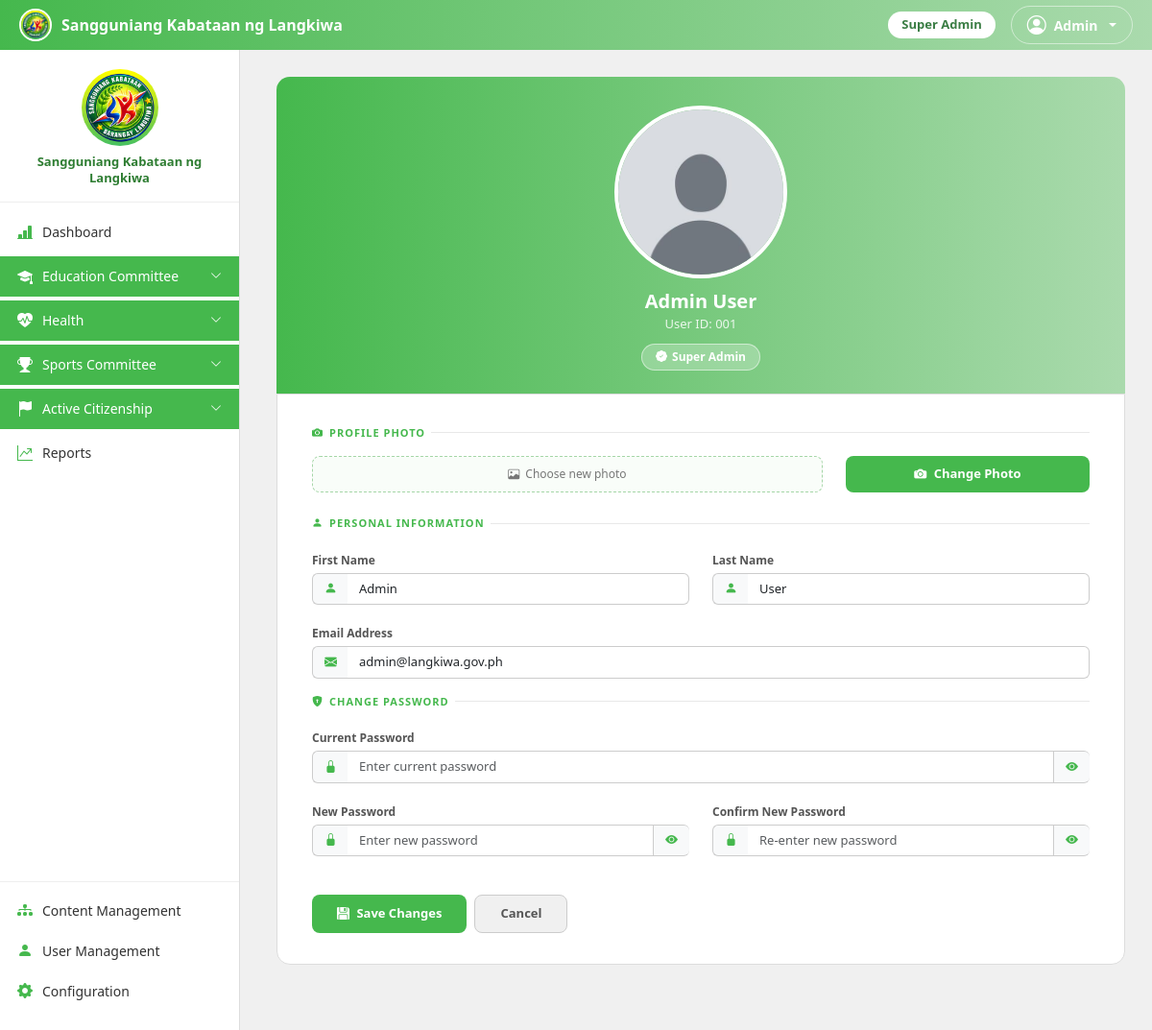
Screenshot of /UserProfile.php (signed in) with the database file from the repository.
### tables this page shows
CREATE TABLE site_settings (
    id TINYINT PRIMARY KEY DEFAULT 1,
    logo_path VARCHAR(255) NULL,
    about_text TEXT NULL,
    sk_office_address VARCHAR(255) NULL,
    contact_number VARCHAR(40) NULL,
    office_hours VARCHAR(100) NULL,
    site_name VARCHAR(150) NULL,
    tagline VARCHAR(200) NULL,
    welcome_message TEXT NULL,
    email VARCHAR(150) NULL,
    facebook_url VARCHAR(255) NULL,
    terms_conditions TEXT NULL,
    privacy_policy TEXT NULL,
    allow_public_applications TINYINT(1) NOT NULL DEFAULT 1,
    show_announcements TINYINT(1) NOT NULL DEFAULT 1,
    current_academic_year VARCHAR(20) NOT NULL DEFAULT '2025-2026',
    current_semester VARCHAR(20) NOT NULL DEFAULT '2nd Semester',
    requirements_deadline DATE NULL COMMENT 'Cutoff for scholars to submit updated requirements for the current term; set via End Semester or edited manually in Site Settings',
    requirements_open TINYINT(1) NOT NULL DEFAULT 0 COMMENT 'Whether scholars can currently submit updated requirements. Turned on by End Semester (a fresh renewal window for the new term); auto-treated as closed again once requirements_deadline passes',
    default_allowance_amount DECIMAL(10,2) NOT NULL DEFAULT 2000.00,
    activities_required_per_term INT NOT NULL DEFAULT 3
);

CREATE TABLE users (
    user_id INT AUTO_INCREMENT PRIMARY KEY,
    last_name VARCHAR(100) NOT NULL,
    first_name VARCHAR(100) NOT NULL,
    middle_name VARCHAR(100) NULL,
    age INT NULL,
    gender ENUM('Male','Female') NULL,
    email VARCHAR(150) NOT NULL UNIQUE,
    password_hash VARCHAR(255) NOT NULL,
    role ENUM('applicant','scholar','admin','committee_admin') NOT NULL DEFAULT 'applicant',
     
     
     
    is_secretary TINYINT(1) NOT NULL DEFAULT 0,
    is_treasurer TINYINT(1) NOT NULL DEFAULT 0,
    position_title VARCHAR(100) NULL,
    profile_photo VARCHAR(255) NULL,
    status ENUM('active','inactive','archived') NOT NULL DEFAULT 'active',
    created_at DATETIME NOT NULL DEFAULT CURRENT_TIMESTAMP,
    archived_at DATETIME NULL
);

### config/functions.php (called while the page is built, shortened)
<?php
require_once __DIR__ . '/auth.php';
function e($value)
{
    return htmlspecialchars($value ?? '', ENT_QUOTES, 'UTF-8');
}
function siteLogoUrl()
{
    global $conn;
    $row = $conn->query("SELECT logo_path FROM site_settings WHERE id = 1")->fetch_assoc();
    return !empty($row['logo_path']) ? APP_BASE . '/' . $row['logo_path'] : APP_BASE . '/admin/photos/logo.jpg';
}
function siteName()
{
    global $conn;
    $row = $conn->query("SELECT site_name FROM site_settings WHERE id = 1")->fetch_assoc();
    return !empty($row['site_name']) ? $row['site_name'] : 'Sangguniang Kabataan ng Langkiwa';
}
?>

### config/auth.php (called while the page is built, shortened)
<?php
function isLoggedIn()
{
    return isset($_SESSION['user_id']);
}
function currentUser()
{
    return [
        'user_id' => $_SESSION['user_id'],
        'role' => $_SESSION['role'],
        'first_name' => $_SESSION['first_name'],
        'last_name' => $_SESSION['last_name'],
        'email' => $_SESSION['email'],
        'is_secretary' => $_SESSION['is_secretary'] ?? 0,
        'is_treasurer' => $_SESSION['is_treasurer'] ?? 0,
    ];
}
function dashboardUrlForRole($role)
{
    switch ($role) {
        case 'admin':
        case 'committee_admin':
            return APP_BASE . '/admin/AdminDashboard.php';
    }
}

### config/forms.php (called while the page is built, shortened)
<?php
require_once __DIR__ . '/functions.php';
function getCommitteeIdByCode($code)
{
    global $conn;
    $stmt = $conn->prepare("SELECT committee_id FROM committees WHERE code = ?");
    $stmt->bind_param('s', $code);
    $stmt->execute();
    $row = $stmt->get_result()->fetch_assoc();
    return $row ? (int)$row['committee_id'] : null;
}
function hasFullCommitteeAccess($user)
{
    return $user['role'] === 'admin' || !empty($user['is_secretary']) || !empty($user['is_treasurer']);
}

### UserProfile.php (the view, shortened to what this page needs)
<?php
require_once __DIR__ . '/config/functions.php';
$me = currentUser();
$stmt = $conn->prepare("SELECT user_id, last_name, first_name, email, password_hash, profile_photo, role, is_secretary, is_treasurer FROM users WHERE user_id = ?");
$stmt->bind_param('i', $me['user_id']);
$stmt->execute();
$user = $stmt->get_result()->fetch_assoc();
$photoUrl = $user['profile_photo'] ? APP_BASE . '/' . $user['profile_photo'] : APP_BASE . '/photos/default.jpg';
$roleLabel = ['admin' => 'Super Admin', 'committee_admin' => 'Committee Admin'][$user['role']] ?? ucfirst($user['role']);
?>
<!DOCTYPE html>
<html lang="en">
<head>
    <link href="https://cdn.jsdelivr.net/npm/bootstrap@5.3.3/dist/css/bootstrap.min.css" rel="stylesheet">
    <link href="https://cdn.jsdelivr.net/npm/bootstrap-icons@1.11.3/font/bootstrap-icons.min.css" rel="stylesheet">
    <?php if (in_array($user['role'], ['admin', 'committee_admin'], true)): ?>
        <link href="<?php echo APP_BASE; ?>/assets/css/admin.css" rel="stylesheet">
    <?php endif; ?>
</head>
<body>
    <?php
    if (in_array($user['role'], ['admin', 'committee_admin'], true)) {
        include __DIR__ . '/includes/adminsidebar.php';
        echo '<div class="main-content">';
    } elseif ($user['role'] === 'scholar') {
        include __DIR__ . '/includes/scholarnav.php';
        echo '<div class="container">';
    } else {
        include __DIR__ . '/includes/applicantnav.php';
        echo '<div class="container">';
    }
    ?>
    <div class="profile-wrapper">
        <div class="profile-banner">
            <img src="<?php echo e($photoUrl); ?>" class="avatar-ring" alt="Profile Picture">
            <h5><?php echo e($user['first_name'] . ' ' . $user['last_name']); ?></h5>
            <div class="username">User ID: <?php echo str_pad($user['user_id'], 3, '0', STR_PAD_LEFT); ?></div>
            <span class="scholar-badge">
                <i class="bi bi-patch-check-fill"></i> <?php echo e($roleLabel); ?>
            </span>
        </div>
        <div class="form-card">
            <form action="" method="post" enctype="multipart/form-data">
                <div class="section-label">
                    <i class="bi bi-camera-fill"></i> Profile Photo
                </div>
                <div class="row mb-4">
                    <div class="col-md-8">
                        <label class="file-upload-label w-100">
                            <i class="bi bi-image"></i> <span id="photoFileName">Choose new photo</span>
                        </label>
                    </div>
                    <div class="col-md-4">
                        <button type="button" class="btn-save w-100" style="padding: 9px;" onclick="document.getElementById('profilePhotoInput').click();">
                            <i class="bi bi-camera-fill me-1"></i> Change Photo
                        </button>
                    </div>
                </div>
                <div class="section-label">
                    <i class="bi bi-person-fill"></i> Personal Information
                </div>
                <div class="row mb-3">
                    <div class="col-md-6 mb-3">
                        <label class="form-label">First Name</label>
                        <div class="input-group">
                            <span class="input-group-text"><i class="bi bi-person-fill"></i></span>
                            <input type="text" name="first_name" class="form-control" value="<?php echo e($user['first_name']); ?>" required>
                        </div>
                    </div>
                    <div class="col-md-6 mb-3">
                        <label class="form-label">Last Name</label>
                        <div class="input-group">
                            <span class="input-group-text"><i class="bi bi-person-fill"></i></span>
                            <input type="text" name="last_name" class="form-control" value="<?php echo e($user['last_name']); ?>" required>
                        </div>
                    </div>
                    <div class="col-md-12">
                        <label class="form-label">Email Address</label>
                        <div class="input-group">
                            <span class="input-group-text"><i class="bi bi-envelope-fill"></i></span>
                            <input type="email" name="email" class="form-control" value="<?php echo e($user['email']); ?>" required>
                        </div>
                    </div>
                </div>
                <div class="section-label">
                    <i class="bi bi-shield-lock-fill"></i> Change Password
                </div>
                <div class="mb-3">
                    <label class="form-label">Current Password</label>
                    <div class="input-group">
                        <span class="input-group-text"><i class="bi bi-lock-fill"></i></span>
                        <input type="password" name="current_password" class="form-control" placeholder="Enter current password">
                        <span class="input-group-text" style="cursor:pointer;" onclick="togglePasswordVisibility(this)"><i class="bi bi-eye-fill"></i></span>
                    </div>
                </div>
                <div class="row mb-4">
                    <div class="col-md-6 mb-3">
                        <label class="form-label">New Password</label>
                        <div class="input-group">
                            <span class="input-group-text"><i class="bi bi-lock-fill"></i></span>
                            <input type="password" name="new_password" class="form-control" placeholder="Enter new password" minlength="8">
                            <span class="input-group-text" style="cursor:pointer;" onclick="togglePasswordVisibility(this)"><i class="bi bi-eye-fill"></i></span>
                        </div>
                    </div>
                    <div class="col-md-6">
                        <label class="form-label">Confirm New Password</label>
                        <div class="input-group">
                            <span class="input-group-text"><i class="bi bi-lock-fill"></i></span>
                            <input type="password" name="confirm_new_password" class="form-control" placeholder="Re-enter new password" minlength="8">
                            <span class="input-group-text" style="cursor:pointer;" onclick="togglePasswordVisibility(this)"><i class="bi bi-eye-fill"></i></span>
                        </div>
                    </div>
                </div>
                <div class="d-flex gap-2">
                    <button type="submit" name="update_user" class="btn-save">
                        <i class="bi bi-floppy-fill me-1"></i> Save Changes
                    </button>
                    <a href="<?php echo dashboardUrlForRole($user['role']); ?>" class="btn-cancel text-decoration-none text-center">
                        Cancel
                    </a>
                </div>
            </form>
        </div>
    </div>
    </div>
</body>
</html>

### includes/adminsidebar.php (shortened to what this page needs)
<?php
require_once __DIR__ . '/../config/forms.php';
$activeLink = $activeLink ?? '';
$adminMe = currentUser();
$isSuperAdmin = $adminMe ? hasFullCommitteeAccess($adminMe) : false;
$isFullAdmin = ($adminMe['role'] ?? '') === 'admin';
$myCommitteeIds = $isSuperAdmin ? [] : getUserCommitteeIds($adminMe['user_id']);
function committeeAllowed($committeeId)
{
    global $isSuperAdmin, $myCommitteeIds;
    return $isSuperAdmin || in_array((int)$committeeId, $myCommitteeIds, true);
}
$eduCommitteeId = getCommitteeIdByCode('education');
$healthCommitteeId = getCommitteeIdByCode('health');
$sportsCommitteeId = getCommitteeIdByCode('sports');
$citizenshipCommitteeId = getCommitteeIdByCode('active_citizenship');
$healthTabs = getProgramTabs($healthCommitteeId, false);
$sportsTabs = getProgramTabs($sportsCommitteeId, false);
$citizenshipTabs = getProgramTabs($citizenshipCommitteeId, false);
function navActive($name)
{
    global $activeLink;
    return $activeLink === $name ? ' active' : '';
}
function groupExpanded($prefixes)
{
    return false;
}
?>
<div class="topbar">
    <div class="brand">
        <img src="<?php echo siteLogoUrl(); ?>" alt="Logo">
        <span class="brand-text d-none d-sm-inline"><?php echo e(siteName()); ?></span>
    </div>
    <div class="d-flex align-items-center gap-3">
        <?php
        $roleBadgeLabels = ['admin' => 'Super Admin', 'committee_admin' => 'Committee Admin'];
        $positionFlags = [];
        $roleBadgeText = !empty($positionFlags) ? implode(' & ', $positionFlags) : ($roleBadgeLabels[$adminMe['role'] ?? ''] ?? ucfirst($adminMe['role'] ?? ''));
        ?>
        <span class="role-badge d-none d-sm-inline-block"><?php echo e($roleBadgeText); ?></span>
        <div class="dropdown">
            <a href="#" class="dropdown-toggle d-flex align-items-center gap-2 text-white text-decoration-none border border-white border-opacity-50 rounded-pill px-3 py-1"
                data-bs-toggle="dropdown" style="font-size: 14px; font-weight: 600;">
                <i class="bi bi-person-circle fs-5"></i> <?php echo e($adminMe['first_name'] ?? 'Admin'); ?>
            </a>
        </div>
    </div>
</div>
<div class="sidebar" id="sidebar">
    <div class="logo-wrap">
        <img src="<?php echo siteLogoUrl(); ?>" alt="Logo">
        <p><?php echo e(siteName()); ?></p>
    </div>
    <nav>
        <a href="<?php echo APP_BASE; ?>/admin/AdminDashboard.php" class="nav-link-item<?php echo navActive('AdminDashboard'); ?>"><i class="bi bi-bar-chart-line-fill"></i> Dashboard</a>
        <?php if (committeeAllowed($eduCommitteeId)): ?>
            <?php
            $eduExpanded = groupExpanded('Education');
            ?>
            <a href="#educationMenu" class="nav-link-item nav-parent" data-bs-toggle="collapse" role="button" aria-expanded="<?php echo $eduExpanded ? 'true' : 'false'; ?>" aria-controls="educationMenu">
                <i class="bi bi-mortarboard-fill"></i> Education Committee
                <i class="bi bi-chevron-down toggle-icon"></i>
            </a>
        <?php endif; ?>
        <?php
        $healthExpanded = groupExpanded('Health');
        ?>
        <?php if (committeeAllowed($healthCommitteeId) && !empty($healthTabs['assistance']['is_visible'])): ?>
            <a href="#healthMenu" class="nav-link-item nav-parent" data-bs-toggle="collapse" role="button" aria-expanded="<?php echo $healthExpanded ? 'true' : 'false'; ?>" aria-controls="healthMenu">
                <i class="bi bi-heart-pulse-fill"></i> Health
                <i class="bi bi-chevron-down toggle-icon"></i>
            </a>
        <?php endif; ?>
        <?php
        $sportsExpanded = groupExpanded('Sports');
        ?>
        <?php if (committeeAllowed($sportsCommitteeId) && !empty($sportsTabs['assistance']['is_visible'])): ?>
            <a href="#sportsMenu" class="nav-link-item nav-parent" data-bs-toggle="collapse" role="button" aria-expanded="<?php echo $sportsExpanded ? 'true' : 'false'; ?>" aria-controls="sportsMenu">
                <i class="bi bi-trophy-fill"></i> Sports Committee
                <i class="bi bi-chevron-down toggle-icon"></i>
            </a>
        <?php endif; ?>
        <?php
        $citizenshipExpanded = groupExpanded('ActiveCitizenship');
        ?>
        <?php if (committeeAllowed($citizenshipCommitteeId) && !empty($citizenshipTabs['assistance']['is_visible'])): ?>
            <a href="#citizenshipMenu" class="nav-link-item nav-parent" data-bs-toggle="collapse" role="button" aria-expanded="<?php echo $citizenshipExpanded ? 'true' : 'false'; ?>" aria-controls="citizenshipMenu">
                <i class="bi bi-flag-fill"></i> Active Citizenship
                <i class="bi bi-chevron-down toggle-icon"></i>
            </a>
        <?php endif; ?>
        <a href="<?php echo APP_BASE; ?>/admin/AdminReports.php" class="nav-link-item<?php echo navActive('AdminReports'); ?>"><i class="bi bi-graph-up-arrow"></i> Reports</a>
    </nav>
    <div class="config-section">
        <?php if ($isFullAdmin): ?>
            <a href="<?php echo APP_BASE; ?>/admin/AdminProgramManagement.php" class="nav-link-item<?php echo navActive('AdminProgramManagement'); ?>"><i class="bi bi-diagram-3-fill"></i> Content Management</a>
        <?php endif; ?>
        <?php if ($isFullAdmin): ?>
            <a href="<?php echo APP_BASE; ?>/admin/AdminUserManagement.php" class="nav-link-item<?php echo navActive('AdminUserManagement'); ?>"><i class="bi bi-person-fill"></i> User Management</a>
            <a href="<?php echo APP_BASE; ?>/admin/AdminConfiguration.php" class="nav-link-item<?php echo navActive('AdminConfiguration'); ?>"><i class="bi bi-gear-fill"></i> Configuration</a>
        <?php endif; ?>
    </div>
</div>

### rows the page displays
site_settings: site_name "Sangguniang Kabataan ng Langkiwa"
users: first_name+last_name "Admin User", user_id "001", role "Super Admin", first_name "Admin", last_name "User", email "admin@langkiwa.gov.ph"

### other values shown
$roleBadgeText "Super Admin"
$adminMe['first_name'] "Admin"
